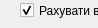
  <widget class="QWidget" name="page_2">
   <property name="geometry">
    <rect>
     <x>0</x>
     <y>0</y>
     <width>98</width>
     <height>28</height>
    </rect>
   </property>
   <attribute name="label">
    <string>Обчислення нормативних та розрахункових значень кута внутрішнього тертя і питомого зчеплення ґрунтів</string>
   </attribute>
   <widget class="QTableView" name="tableIGE">
    <property name="geometry">
     <rect>
      <x>10</x>
      <y>30</y>
      <width>860</width>
      <height>380</height>
     </rect>
    </property>
    <property name="locale">
     <locale language="Ukrainian" country="Ukraine"/>
    </property>
    <attribute name="verticalHeaderDefaultSectionSize">
     <number>25</number>
    </attribute>
   </widget>
   <widget class="QTableView" name="tableSrez">
    <property name="geometry">
     <rect>
      <x>880</x>
      <y>30</y>
      <width>390</width>
      <height>510</height>
     </rect>
    </property>
    <attribute name="verticalHeaderDefaultSectionSize">
     <number>25</number>
    </attribute>
   </widget>
   <widget class="QCheckBox" name="checkBox">
    <property name="geometry">
     <rect>
      <x>20</x>
      <y>0</y>
      <width>105</width>
      <height>21</height>
     </rect>
    </property>
    <property name="text">
     <string>Рахувати всі</string>
    </property>
    <property name="checked">
     <bool>true</bool>
    </property>
   </widget>
   <widget class="QCheckBox" name="checkBox_2">
    <property name="geometry">
     <rect>
      <x>890</x>
      <y>0</y>
      <width>105</width>
      <height>21</height>
     </rect>
    </property>
    <property name="text">
     <string>Рахувати всі</string>
    </property>
    <property name="checked">
     <bool>true</bool>
    </property>
   </widget>
   <widget class="QFrame" name="frame">
    <property name="geometry">
     <rect>
      <x>430</x>
      <y>420</y>
      <width>439</width>
      <height>120</height>
     </rect>
    </property>
    <property name="frameShape">
     <enum>QFrame::Box</enum>
    </property>
    <property name="frameShadow">
     <enum>QFrame::Sunken</enum>
    </property>
    <layout class="QVBoxLayout" name="verticalLayout">
     <item>
      <widget class="QRadioButton" name="radioButton">
       <property name="locale">
        <locale language="Ukrainian" country="Ukraine"/>
       </property>
       <property name="text">
        <string>Метод розрахунку по ДСТУ Б В.2.1-5-96 за значеннями tg(φ) та c</string>
       </property>
       <property name="checked">
        <bool>true</bool>
       </property>
      </widget>
     </item>
     <item>
      <widget class="QRadioButton" name="radioButton_2">
       <property name="text">
        <string>Метод розрахунку по ДСТУ Б В.2.1-5-96 за значеннями τ та σ</string>
       </property>
      </widget>
     </item>
     <item>
      <widget class="QRadioButton" name="radioButton_3">
       <property name="text">
        <string>Метод розрахунку по ГОСТ 20522-75</string>
       </property>
      </widget>
     </item>
     <item>
      <widget class="QRadioButton" name="radioButton_4">
       <property name="text">
        <string>Метод розрахунку по СНиП 2.02.02–85</string>
       </property>
      </widget>
     </item>
    </layout>
   </widget>
   <widget class="QLabel" name="label">
    <property name="geometry">
     <rect>
      <x>890</x>
      <y>550</y>
      <width>120</width>
      <height>28</height>
     </rect>
    </property>
    <property name="text">
     <string>Всього показніків:</string>
    </property>
    <property name="alignment">
     <set>Qt::AlignRight|Qt::AlignTrailing|Qt::AlignVCenter</set>
    </property>
   </widget>
   <widget class="QLabel" name="label_2">
    <property name="geometry">
     <rect>
      <x>1020</x>
      <y>550</y>
      <width>50</width>
      <height>28</height>
     </rect>
    </property>
    <property name="frameShape">
     <enum>QFrame::Box</enum>
    </property>
    <property name="frameShadow">
     <enum>QFrame::Sunken</enum>
    </property>
    <property name="text">
     <string>-</string>
    </property>
    <property name="alignment">
     <set>Qt::AlignCenter</set>
    </property>
   </widget>
   <widget class="QLabel" name="label_3">
    <property name="geometry">
     <rect>
      <x>10</x>
      <y>420</y>
      <width>411</width>
      <height>120</height>
     </rect>
    </property>
    <property name="font">
     <font>
      <weight>75</weight>
      <bold>true</bold>
     </font>
    </property>
    <property name="frameShape">
     <enum>QFrame::Box</enum>
    </property>
    <property name="frameShadow">
     <enum>QFrame::Sunken</enum>
    </property>
    <property name="text">
     <string>TextLabel</string>
    </property>
    <property name="alignment">
     <set>Qt::AlignCenter</set>
    </property>
    <property name="wordWrap">
     <bool>true</bool>
    </property>
    <property name="margin">
     <number>3</number>
    </property>
    <property name="textInteractionFlags">
     <set>Qt::TextSelectableByMouse</set>
    </property>
   </widget>
   <widget class="QPushButton" name="pushButton">
    <property name="geometry">
     <rect>
      <x>110</x>
      <y>550</y>
      <width>130</width>
      <height>28</height>
     </rect>
    </property>
    <property name="text">
     <string>Вибір об'єкта</string>
    </property>
    <property name="icon">
     <iconset>
      <normaloff>../icons/16x16/crane.png</normaloff>../icons/16x16/crane.png</iconset>
    </property>
   </widget>
   <widget class="QPushButton" name="pushButton_2">
    <property name="geometry">
     <rect>
      <x>500</x>
      <y>550</y>
      <width>130</width>
      <height>28</height>
     </rect>
    </property>
    <property name="text">
     <string>Розрахувати</string>
    </property>
    <property name="icon">
     <iconset>
      <normaloff>../icons/16x16/accessories-calculator.png</normaloff>../icons/16x16/accessories-calculator.png</iconset>
    </property>
   </widget>
   <widget class="QPushButton" name="pushButton_3">
    <property name="geometry">
     <rect>
      <x>638</x>
      <y>550</y>
      <width>130</width>
      <height>28</height>
     </rect>
    </property>
    <property name="text">
     <string>Відмінити</string>
    </property>
    <property name="icon">
     <iconset>
      <normaloff>../icons/16x16/dialog-cancel.png</normaloff>../icons/16x16/dialog-cancel.png</iconset>
    </property>
   </widget>
   <widget class="QToolButton" name="toolButton_2">
    <property name="geometry">
     <rect>
      <x>160</x>
      <y>0</y>
      <width>26</width>
      <height>26</height>
     </rect>
    </property>
    <property name="toolTip">
     <string>Вилучити рядок з таблиці інженерно-геологічних елементів</string>
    </property>
    <property name="statusTip">
     <string>Вилучення рядка з таблиці</string>
    </property>
    <property name="text">
     <string/>
    </property>
    <property name="icon">
     <iconset>
      <normaloff>../icons/16x16/list-remove.png</normaloff>../icons/16x16/list-remove.png</iconset>
    </property>
   </widget>
   <widget class="QToolButton" name="toolButton">
    <property name="geometry">
     <rect>
      <x>130</x>
      <y>0</y>
      <width>26</width>
      <height>26</height>
     </rect>
    </property>
    <property name="toolTip">
     <string>Додати рядок до таблиці інженерно-геологічних елементів</string>
    </property>
    <property name="statusTip">
     <string>Додавання рядка до таблиці</string>
    </property>
    <property name="locale">
     <locale language="Ukrainian" country="Ukraine"/>
    </property>
    <property name="text">
     <string/>
    </property>
    <property name="icon">
     <iconset>
      <normaloff>../icons/16x16/list-add.png</normaloff>../icons/16x16/list-add.png</iconset>
    </property>
    <property name="arrowType">
     <enum>Qt::NoArrow</enum>
    </property>
   </widget>
   <widget class="QToolButton" name="toolButton_4">
    <property name="geometry">
     <rect>
      <x>1030</x>
      <y>0</y>
      <width>26</width>
      <height>26</height>
     </rect>
    </property>
    <property name="toolTip">
     <string>Вилучити рядок з таблиці результатів випробувань грунтів</string>
    </property>
    <property name="statusTip">
     <string>Вилучення рядка з таблиці</string>
    </property>
    <property name="text">
     <string/>
    </property>
    <property name="icon">
     <iconset>
      <normaloff>../icons/16x16/list-remove.png</normaloff>../icons/16x16/list-remove.png</iconset>
    </property>
   </widget>
   <widget class="QToolButton" name="toolButton_3">
    <property name="geometry">
     <rect>
      <x>1000</x>
      <y>0</y>
      <width>26</width>
      <height>26</height>
     </rect>
    </property>
    <property name="toolTip">
     <string>Додати рядок до таблиці результатів випробувань грунтів</string>
    </property>
    <property name="statusTip">
     <string>Додавання рядка до таблиці</string>
    </property>
    <property name="locale">
     <locale language="Ukrainian" country="Ukraine"/>
    </property>
    <property name="text">
     <string/>
    </property>
    <property name="icon">
     <iconset>
      <normaloff>../icons/16x16/list-add.png</normaloff>../icons/16x16/list-add.png</iconset>
    </property>
    <property name="arrowType">
     <enum>Qt::NoArrow</enum>
    </property>
   </widget>
   <widget class="QToolButton" name="toolButton_5">
    <property name="geometry">
     <rect>
      <x>1060</x>
      <y>0</y>
      <width>26</width>
      <height>26</height>
     </rect>
    </property>
    <property name="toolTip">
     <string>Імпортувати дані з файлу формату CSV</string>
    </property>
    <property name="statusTip">
     <string>Імпортує дані з файлу формату CSV</string>
    </property>
    <property name="text">
     <string/>
    </property>
    <property name="icon">
     <iconset>
      <normaloff>../icons/16x16/document-import.png</normaloff>../icons/16x16/document-import.png</iconset>
    </property>
   </widget>
   <widget class="QToolButton" name="toolButton_6">
    <property name="geometry">
     <rect>
      <x>1090</x>
      <y>0</y>
      <width>26</width>
      <height>26</height>
     </rect>
    </property>
    <property name="toolTip">
     <string>Вилучити всі рядки з таблиці</string>
    </property>
    <property name="statusTip">
     <string>Вилучення всіх рядків з таблиці результатів зрізних випробувань</string>
    </property>
    <property name="text">
     <string/>
    </property>
    <property name="icon">
     <iconset>
      <normaloff>../icons/16x16/edit-table-delete-row.png</normaloff>../icons/16x16/edit-table-delete-row.png</iconset>
    </property>
   </widget>
  </widget>
